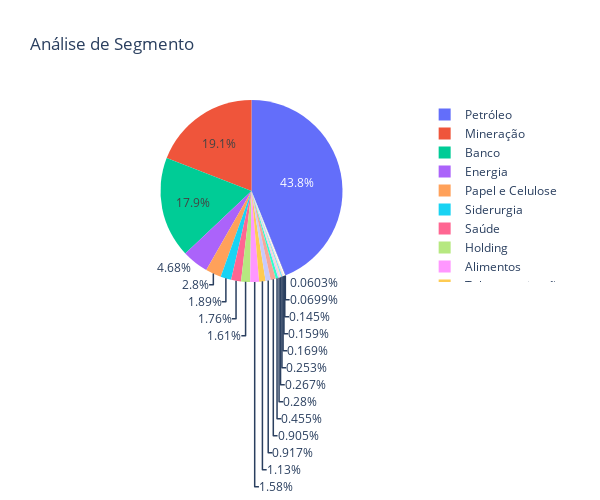

The cell this chart's notebook holds for it:
### Code cell
fig_analise_segmento_subiu = px.pie(df_analise_segmento_subiu, names='segmento',values='variacao_rs',title='Análise de Segmento')

fig_analise_segmento_subiu.update_layout(width=600, height=500)

fig_analise_segmento_subiu.show()

### Figure 1 — Plotly figure (JSON) as saved in the notebook; plotly's stock layout.template omitted (floating-point values rounded to 4 significant figures)
{"data": [{"domain": {"x": [0, 1], "y": [0, 1]}, "hovertemplate": "segmento=%{label}<br>variacao_rs=%{value}<extra></extra>", "labels": ["Alimentos", "Aviação", "Banco", "Construção", "Educação", "Energia", "Holding", "Imobiliário", "Logística", "Meios de Pagamento", "Mineração", "Moda", "Papel e Celulose", "Petróleo", "Química", "Saúde", "Shopping Centers", "Siderurgia", "Tecnologia", "Telecomunicações", "Varejo"], "legendgroup": "", "name": "", "showlegend": true, "type": "pie", "values": [407800000.0, 65450000.0, 4637000000.0, 37530000.0, 72300000.0, 1210000000.0, 416100000.0, 18070000.0, 233900000.0, 43660000.0, 4940000000.0, 41020000.0, 722900000.0, 11340000000.0, 69050000.0, 453900000.0, 117700000.0, 489900000.0, 15600000.0, 292900000.0, 237200000.0]}], "layout": {"height": 500, "legend": {"tracegroupgap": 0}, "title": {"text": "Análise de Segmento"}, "width": 600}}
